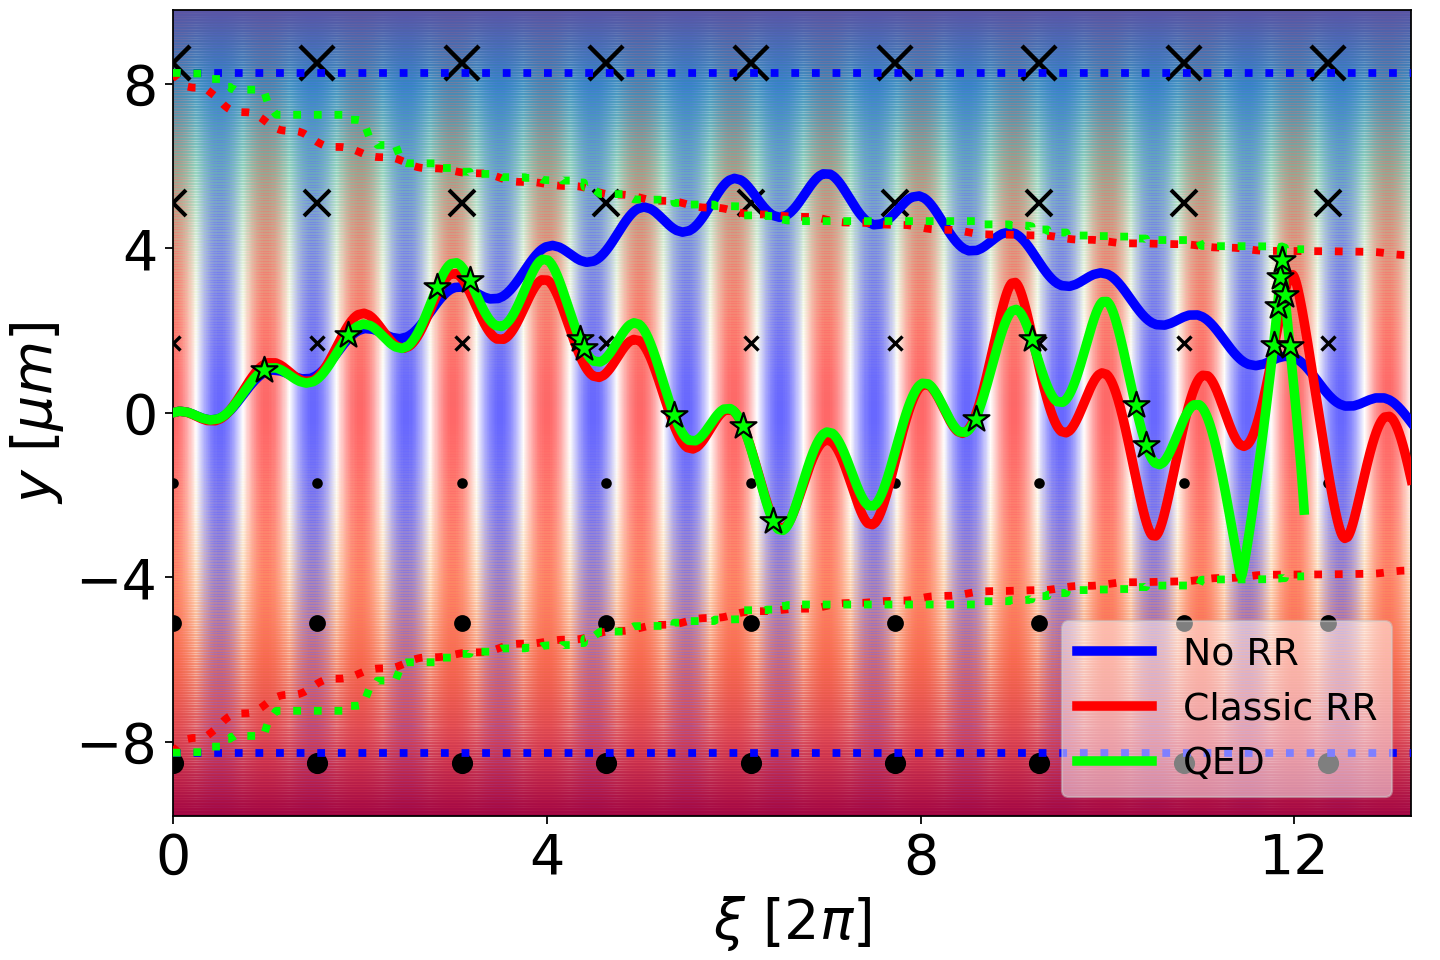

The script that saved this image:
from scipy.integrate import odeint
#import sdf
import matplotlib
import matplotlib as mpl
#mpl.style.use('https://gist.github.com/danielballan/be066529de85e87a5fe7/raw')
#matplotlib.use('agg')
import matplotlib.pyplot as plt
import numpy as np
from numpy import ma
from matplotlib import colors, ticker, cm
from matplotlib.mlab import bivariate_normal
from optparse import OptionParser
import os
from mpl_toolkits.mplot3d import Axes3D
import random
from mpl_toolkits import mplot3d
from matplotlib import rc
import matplotlib.transforms as mtransforms
from matplotlib.colors import LinearSegmentedColormap
#rc('font',**{'family':'sans-serif','sans-serif':['Helvetica']})
## for Palatino and other serif fonts use:
#rc('font',**{'family':'serif','serif':['Palatino']})
#rc('text', usetex=True)

font = {'family' : 'monospace',
        'color'  : 'black',
        'weight' : 'normal',
        'size'   : 25,
        }

font_size = 25
font_size2 = 20

# get colormap
ncolors = 256
color_array = plt.get_cmap('Spectral_r')(range(ncolors))
# change alpha values
color_array[:,-1] = abs(np.linspace(-1.0,1.0,ncolors))**1.5
# create a colormap object
map_object = LinearSegmentedColormap.from_list(name='bwr_alpha',colors=color_array)

def cal_chi(Ey,Bz,px,py):
    temp_g = (px**2+py**2+1.)**0.5
    a_s = 4.1e5
    return ((temp_g*Ey-px*Bz)**2+(py*Bz)**2-(Ey*py)**2)**0.5/a_s

#plt.rc('text', usetex=True)
#plt.rc('font', family='serif')

# function that returns dz/dt

# solve ODE

part_number = 1
from_path = './part_01_no/'
nsteps      = int(sum(1 for line in open(from_path+'t_0000.txt'))/part_number)

from_path = './part_01_no/'
t0  = np.loadtxt(from_path+'t_0000.txt')/2/np.pi
x0  = np.loadtxt(from_path+'x_0000.txt')/2/np.pi
y0  = np.loadtxt(from_path+'y_0000.txt')/2/np.pi
px0 = np.loadtxt(from_path+'px_0000.txt')
py0 = np.loadtxt(from_path+'py_0000.txt')
Ey0 = np.loadtxt(from_path+'e_part_0000.txt')
Bz0 = np.loadtxt(from_path+'b_part_0000.txt')
t0  = np.reshape(t0,(part_number,nsteps))
x0  = np.reshape(x0,(part_number,nsteps))
y0  = np.reshape(y0,(part_number,nsteps))
px0 = np.reshape(px0,(part_number,nsteps))
py0 = np.reshape(py0,(part_number,nsteps))
Ey0 = np.reshape(Ey0,(part_number,nsteps))
Bz0 = np.reshape(Bz0,(part_number,nsteps))
gg0 = (px0**2+py0**2+1)**0.5
xi_0 = t0-x0
R_0  = gg0-px0
C0 = (gg0-px0)[:,0]
chi_0 = cal_chi(Ey0,Bz0,px0,py0)

from_path = './part_01_rr/'
t1  = np.loadtxt(from_path+'t_0000.txt')/2/np.pi
x1  = np.loadtxt(from_path+'x_0000.txt')/2/np.pi
y1  = np.loadtxt(from_path+'y_0000.txt')/2/np.pi
px1 = np.loadtxt(from_path+'px_0000.txt')
py1 = np.loadtxt(from_path+'py_0000.txt')
Ey1 = np.loadtxt(from_path+'e_part_0000.txt')
Bz1 = np.loadtxt(from_path+'b_part_0000.txt')
radt1 = np.loadtxt(from_path+'radt_0000.txt')
rad_px1 = np.loadtxt(from_path+'rad_px_0000.txt')
t1  = np.reshape(t1,(part_number,nsteps))
x1  = np.reshape(x1,(part_number,nsteps))
y1  = np.reshape(y1,(part_number,nsteps))
px1 = np.reshape(px1,(part_number,nsteps))
py1 = np.reshape(py1,(part_number,nsteps))
Ey1 = np.reshape(Ey1,(part_number,nsteps))
Bz1 = np.reshape(Bz1,(part_number,nsteps))
radt1 = np.reshape(radt1,(part_number,nsteps))
rad_px1 = np.reshape(rad_px1,(part_number,nsteps))

gg1 = (px1**2+py1**2+1)**0.5
xi_1 = t1-x1
R_1  = gg1-px1
rad_R = radt1-rad_px1
print(rad_R)
C1_R = C0 - rad_R
print(C1_R)
chi_1 = cal_chi(Ey1,Bz1,px1,py1)


from_path = './part_01_qe/'
t2  = np.loadtxt(from_path+'t_0000.txt')/2/np.pi
x2  = np.loadtxt(from_path+'x_0000.txt')/2/np.pi
y2  = np.loadtxt(from_path+'y_0000.txt')/2/np.pi
px2 = np.loadtxt(from_path+'px_0000.txt')
py2 = np.loadtxt(from_path+'py_0000.txt')
Ey2 = np.loadtxt(from_path+'e_part_0.txt')
Bz2 = np.loadtxt(from_path+'b_part_0.txt')
radt2 = np.loadtxt(from_path+'radt_0000.txt')
radn2 = np.loadtxt(from_path+'radn_0000.txt')
rad_px2 = np.loadtxt(from_path+'rad_px_0000.txt')
part_number=10
t2  = np.reshape(t2,(part_number,nsteps))
x2  = np.reshape(x2,(part_number,nsteps))
y2  = np.reshape(y2,(part_number,nsteps))
px2 = np.reshape(px2,(part_number,nsteps))
py2 = np.reshape(py2,(part_number,nsteps))
Ey2 = np.reshape(Ey2,(part_number,nsteps))
Bz2 = np.reshape(Bz2,(part_number,nsteps))
radt2 = np.reshape(radt2,(part_number,nsteps))
radn2 = np.reshape(radn2,(part_number,nsteps))
rad_px2 = np.reshape(rad_px2,(part_number,nsteps))
gg2 = (px2**2+py2**2+1)**0.5
xi_2 = t2-x2
R_2  = gg2-px2
rad_R = radt2-rad_px2
C2_R = C0 - rad_R
chi_2 = cal_chi(Ey2,Bz2,px2,py2)


alpha =10**(2.2-3.5)
y_max = (C0/alpha)**0.5/(2*np.pi)
x_grid = np.linspace(0,30.0,601)
y_grid = np.linspace(-10,10,201)

[x_grid,y_grid] = np.meshgrid(x_grid,y_grid)
Ey = np.cos(2*np.pi*x_grid)

eee=np.max([-np.min(Ey),np.max(Ey)])
levels = np.linspace(-eee, eee, 64)

plt.subplot(1,1,1)
#### manifesting colorbar, changing label and axis properties ####
#cbar=plt.colorbar(ticks=[-eee, -eee/2, 0, eee/2, eee])
#cbar.set_label('Normalized electric field',fontdict=font)        
Bz = -2*alpha*y_grid*(alpha*C0)**0.5
eee=np.max([-np.min(Bz),np.max(Bz)])
levels = np.linspace(-eee, eee, 512)
plt.contourf(x_grid, y_grid, Ey, levels=np.linspace(-1., 1., 64), cmap='bwr',alpha=0.6,zorder=0)
plt.contourf(x_grid, y_grid, Bz, levels=levels, cmap=map_object,zorder=1)


x_grid_t = np.linspace(0,17.0,12)
y_grid_t = np.linspace(-8.5,8.5,6)
[x_grid_t,y_grid_t] = np.meshgrid(x_grid_t,y_grid_t)
b_color='k'
plt.plot(x_grid_t[y_grid_t>7], y_grid_t[y_grid_t>7], 'x', color=b_color, markersize=15, markeredgewidth=2,zorder=2)
plt.plot(x_grid_t[(y_grid_t>4)&(y_grid_t<7)], y_grid_t[(y_grid_t>4)&(y_grid_t<7)], 'x', color=b_color, markersize=11.5, markeredgewidth=1.8,zorder=2)
plt.plot(x_grid_t[(y_grid_t>0)&(y_grid_t<4)], y_grid_t[(y_grid_t>0)&(y_grid_t<4)], 'x', color=b_color, markersize=6.5, markeredgewidth=1.5,zorder=2)
plt.plot(x_grid_t[y_grid_t<-7], y_grid_t[y_grid_t<-7], '.', color=b_color, markersize=15, markeredgewidth=2,zorder=2)
plt.plot(x_grid_t[(y_grid_t<-4)&(y_grid_t>-7)], y_grid_t[(y_grid_t<-4)&(y_grid_t>-7)], '.', color=b_color, markersize=11.5, markeredgewidth=1.8,zorder=2)
plt.plot(x_grid_t[(y_grid_t<0)&(y_grid_t>-4)], y_grid_t[(y_grid_t<0)&(y_grid_t>-4)], '.', color=b_color, markersize=6.5, markeredgewidth=1.5,zorder=2)



#plt.scatter(xi_0[xi_0<30], y0[xi_0<30], c=R_0[xi_0<30], s=10, cmap='rainbow', edgecolors='None',zorder=3)
plt.plot(xi_0[xi_0<30], y0[xi_0<30],  linewidth=4.3, color='blue', zorder=3,label='No RR')
plt.plot(np.linspace(0,25,500), np.zeros_like(np.linspace(0,25,500))+y_max,':',color='blue',linewidth=3.5,zorder=3)
plt.plot(np.linspace(0,25,500), np.zeros_like(np.linspace(0,25,500))-y_max,':',color='blue',linewidth=3.5,zorder=3)

y_max = (C1_R/alpha)**0.5/(2*np.pi)
#plt.scatter(xi_1[xi_1<30], y1[xi_1<30], c=R_1[xi_1<30], s=10, cmap='magma', edgecolors='None',zorder=4)
plt.plot(xi_1[xi_1<30], y1[xi_1<30], linewidth=4.3, color='red', zorder=4,label='Classic RR')
plt.plot(xi_1[0,:], y_max[0,:],':',color='r',linewidth=3.5,zorder=4)
plt.plot(xi_1[0,:],-y_max[0,:],':',color='r',linewidth=3.5,zorder=4)
print(xi_1,y_max)

condition = ((radn2[0,1:]-radn2[0,:-1]) > 0) & ((radt2[0,1:]-radt2[0,:-1]) > 10.0 ) 
y_max = (C2_R/alpha)**0.5/(2*np.pi)
plt.plot(xi_2[0,:], y2[0,:], linewidth=4.3, color='lime',zorder=4,label='QED')
plt.scatter(xi_2[0,:-1][condition], y2[0,:-1][condition], color='lime', s=150, marker='*', edgecolors='k', alpha=1,zorder=5)
plt.plot(xi_2[0,:], y_max[0,:],':',color='lime',linewidth=3.5,zorder=4)
plt.plot(xi_2[0,:], -y_max[0,:],':',color='lime',linewidth=3.5,zorder=4)

#plt.plot((t[index,:])/2/np.pi,np.sqrt(px[index,:]**2+py[index,:]**2+1),'--k',linewidth=2.5,label='No RR')
#plt.legend(loc='upper right')
#cbar=plt.colorbar(ticks=np.linspace(np.min(gamma), np.max(gamma), 5))
#cbar=plt.colorbar(ticks=np.linspace(np.min(lgR), np.max(lgR), 5))
#cbar.set_label(r'$R$', fontdict=font)#plt.xlim(47,53)
plt.xlabel(r'$\xi\ [2\pi]$',fontdict=font)
plt.ylabel(r'$y\ [\mu m]$',fontdict=font)
plt.xticks([0,4,8,12],fontsize=font_size); 
plt.yticks([-8,-4,0,4,8],fontsize=font_size);
plt.ylim(-9.8,9.8)
plt.xlim(.0,13.25)
plt.legend(loc='lower right',fontsize=(font_size2-3),framealpha=0.5)
#plt.grid(color='k', linestyle='--', linewidth=1)


#plt.show()
plt.subplots_adjust(top=0.99, bottom=0.15, left=0.12, right=0.98, hspace=0.03, wspace=0.03)
fig = plt.gcf()
fig.set_size_inches(9, 6)
#fig.set_size_inches(5, 4.5)
fig.savefig('./wrap_trajectory_0.png',format='png',dpi=160)
plt.close("all")
